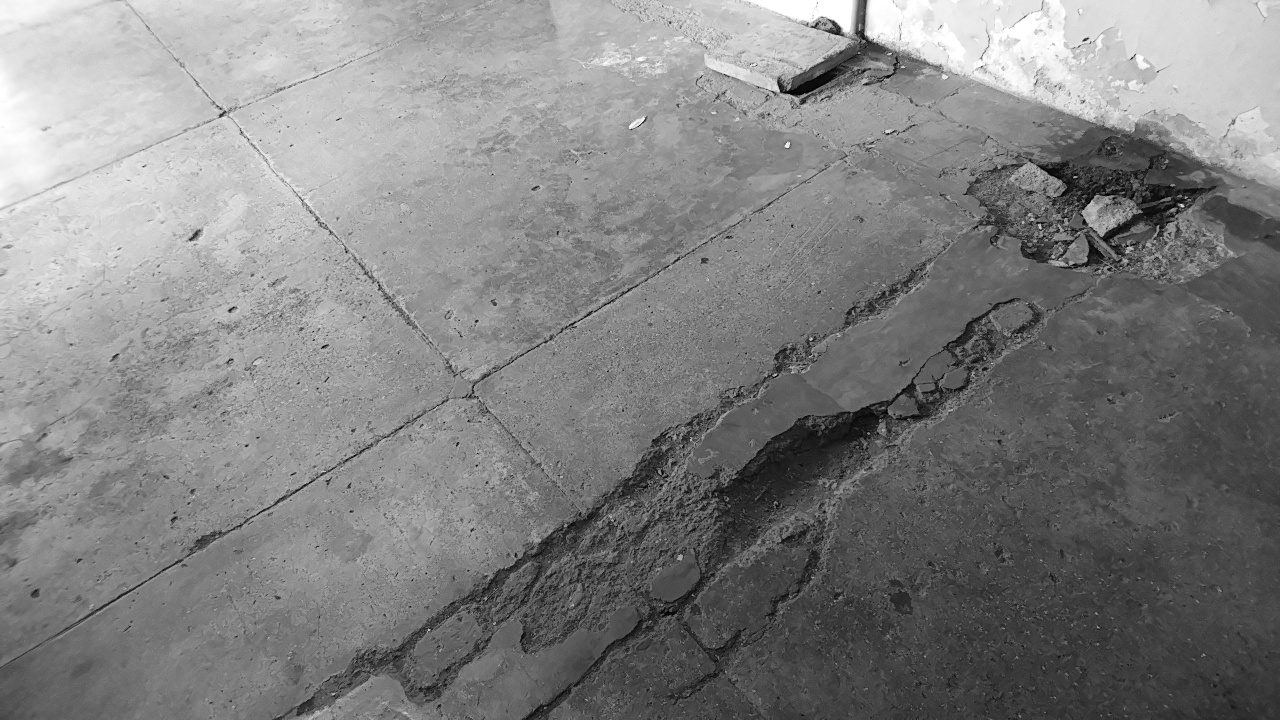
#> input picture Code/left_image1.png, 1280 x 720 px
$ jupyter execute Pothole_Detection.ipynb
#> lines starting #> are read from the running program, lines starting #| are printed output that depends on the picture
[cell 1]
#importing necessary libraries
import sys
import cv2
import numpy as np
import matplotlib.pyplot as plt
from sklearn import linear_model
#plotting using traditional calculation
from mpl_toolkits import mplot3d
from matplotlib import cm
import scipy.optimize

[cell 2]
# input disparity map to be rectified
left_image = cv2.imread('left_image1.png')
#> left_image is the input picture: shape (720, 1280, 3); min 0, max 255, mean 129.4
right_image = cv2.imread('rightt_image1.png')
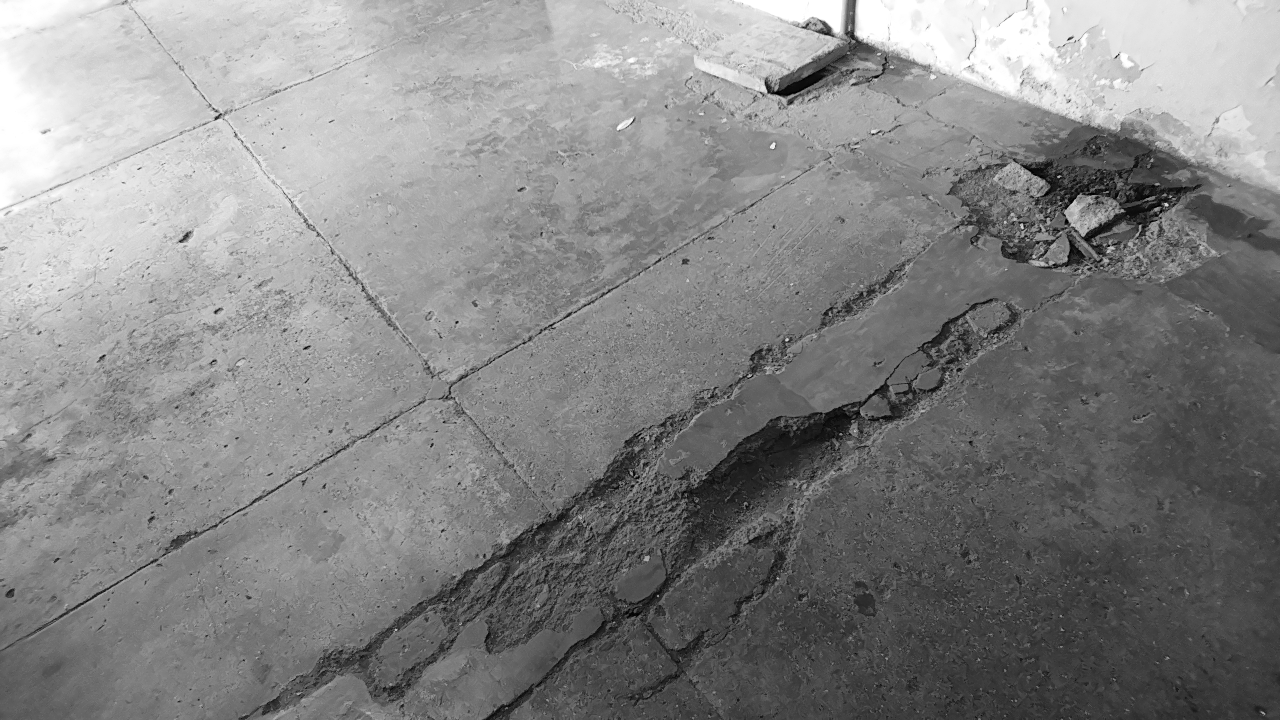
#> input picture Code/rightt_image1.png, 1280 x 720 px
#> right_image is the input picture: shape (720, 1280, 3); min 0, max 255, mean 132.6

height = left_image.shape[0]
#> height = 720
width = left_image.shape[1]
#> width = 1280

left_image_gray = cv2.cvtColor(left_image, cv2.COLOR_BGR2GRAY)
right_image_gray = cv2.cvtColor(right_image, cv2.COLOR_BGR2GRAY)

[cell 3]
#input fundamental matrix from camera
max_disparity = 96

H1 = np.array([[ 1.00047384e+00, -9.21142380e-04 , 1.05547668e+01],
 [-8.98002546e-04 , 9.98893992e-01, -5.28518968e-01],
 [ 7.41705741e-07, -3.17840628e-06 , 1.00062402e+00]])

H2 = np.array([[ 1.00499352e+00 , 2.38408626e-03 ,-9.01707400e+00],
 [ 2.31503605e-03 , 1.00108968e+00, -3.93138454e+00],
 [ 7.67580780e-06 , 3.18005952e-06 , 9.93872447e-01]])

[cell 4]
# rectify image
left_img_rect = cv2.warpPerspective(left_image_gray, H1, left_image_gray.shape[::-1],
                                    cv2.INTER_CUBIC +
                                    cv2.WARP_FILL_OUTLIERS +
                                    cv2.WARP_INVERSE_MAP)

right_img_rect = cv2.warpPerspective(right_image_gray, H2, right_image_gray.shape[::-1],
                                    cv2.INTER_CUBIC +
                                    cv2.WARP_FILL_OUTLIERS +
                                    cv2.WARP_INVERSE_MAP)
lz_rectified = cv2.hconcat([left_img_rect, right_img_rect])
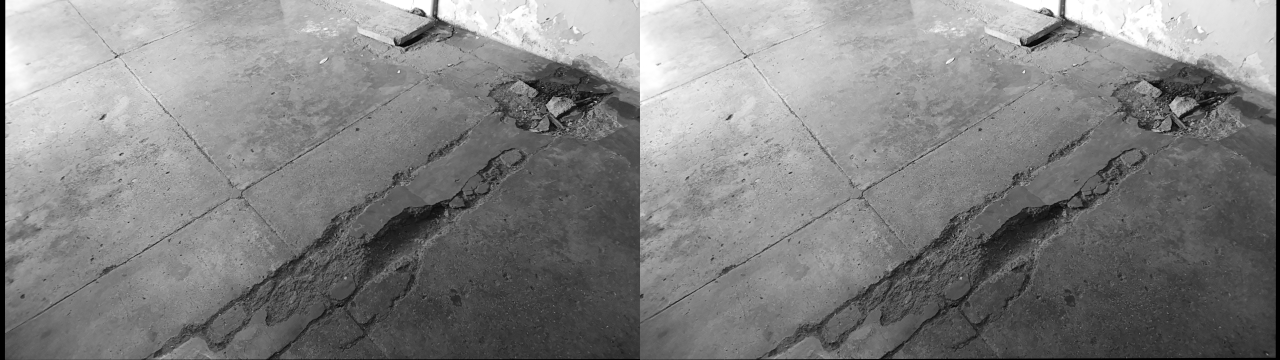
#> lz_rectified: shape (720, 2560) (shown at 1/2 size); min 0, max 255, mean 129.6

[cell 5]
# disparity caalculation
win_size = -2
min_disp =-2
max_disp =0
num_disp =70 # Needs to be divisible by 16
stereoProcessor = cv2.StereoSGBM_create(
    minDisparity=min_disp,
    numDisparities=num_disp,
    blockSize=5,
    uniquenessRatio=5,
    speckleWindowSize=10,
    speckleRange=10,
    disp12MaxDiff=10,
    P1=10,
    P2=700,
    preFilterCap = 10,
    mode=cv2.STEREO_SGBM_MODE_SGBM_3WAY,
)

[cell 6]
# show disparity
dis = stereoProcessor.compute(left_img_rect, right_img_rect)
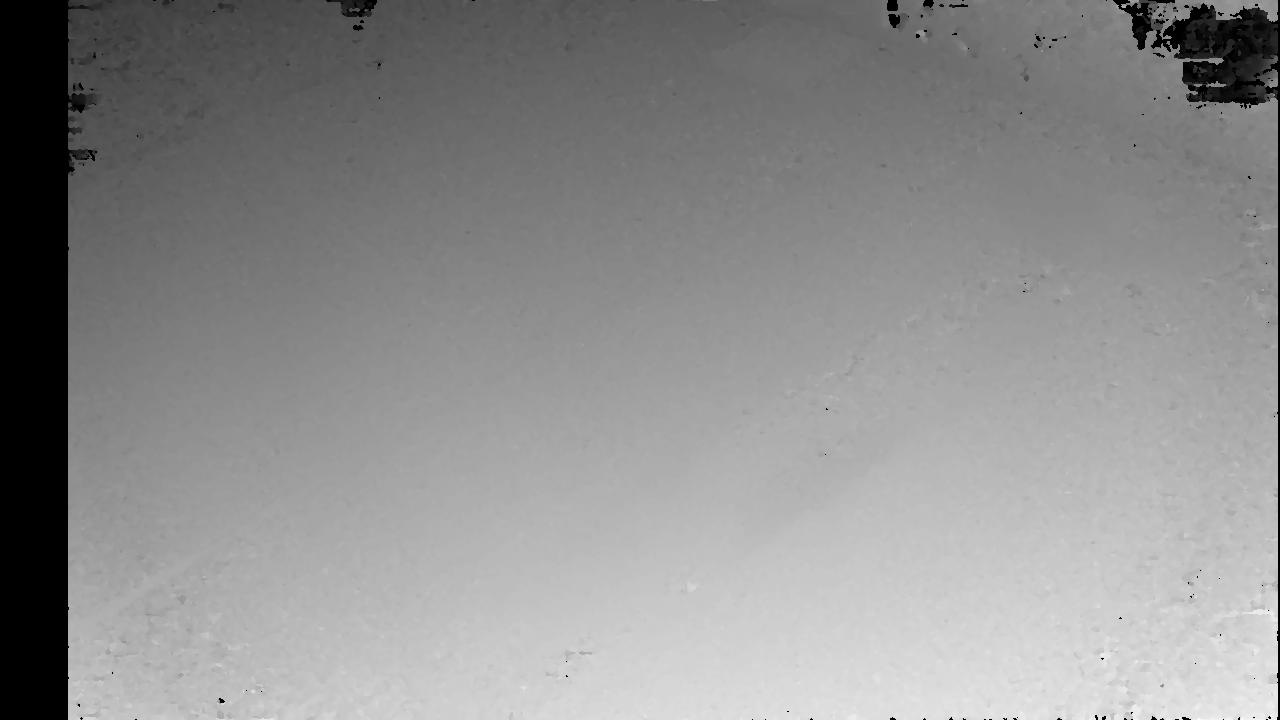
#> dis: shape (720, 1280) int16; min -48, max 1056, mean 567.8; drawn with min black and max white
# disparity = stereoProcessor.compute(right_img_rect, left_img_rect)

dis = dis[0:dis.shape[0], max_disparity:dis.shape[1]]
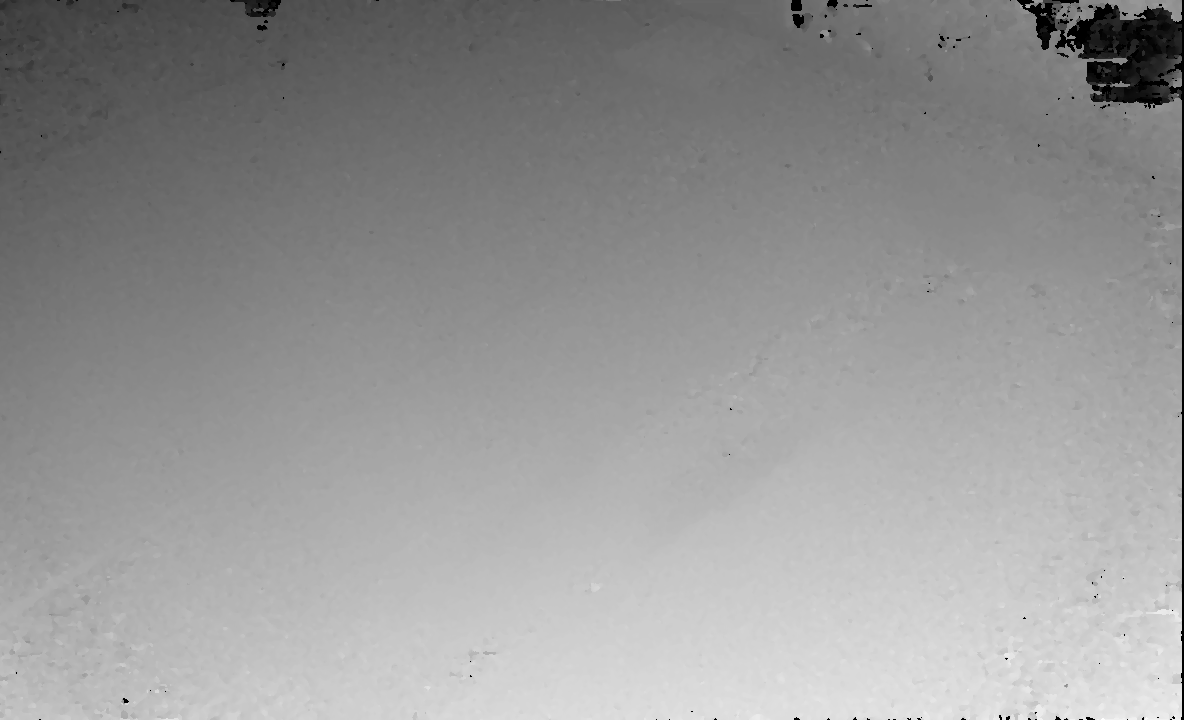
#> dis: shape (720, 1184) int16; min -48, max 1056, mean 605.3; drawn with min black and max white

height = left_image.shape[0]
width = left_image.shape[1]
# print(disparity)

plt.imshow(left_img_rect, "gray")
plt.show()
plt.imshow(right_img_rect,"gray")
plt.show()
plt.imshow(lz_rectified,"gray")
plt.show()
print(dis)
#> (printed output is left out)
plt.imshow(dis, "gray")
plt.colorbar()
plt.show()

[cell 7]
disparity = np.load('image_0.npy')
#> (reads Code/image_0.npy from the repository)
print(disparity)
plt.imshow(disparity, "gray")
plt.colorbar()
plt.show()
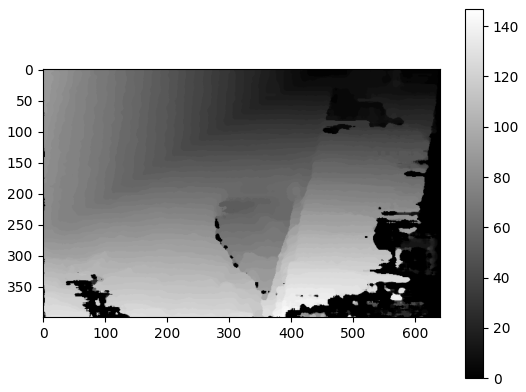
#> figure drawn by matplotlib, 2 panels

[cell 8]
disparity = np.load('depth_image_4.npy')
#> (reads Code/depth_image_4.npy from the repository)
print(disparity)
plt.imshow(disparity, "gray")
plt.colorbar()
plt.show()
sum_dis = 0
disp_no =0
for i in range(disparity.shape[0]):
    for j in range(disparity.shape[1]):
        sum_dis= sum_dis + disparity[i][j]
        disp_no = disp_no + 1
avg_dis = sum_dis/disp_no
for i in range(disparity.shape[0]):
    for j in range(disparity.shape[1]):
        if(disparity[i][j] == 0):
            disparity[i][j] = avg_dis
plt.imshow(disparity, "gray")
plt.colorbar()
plt.show()
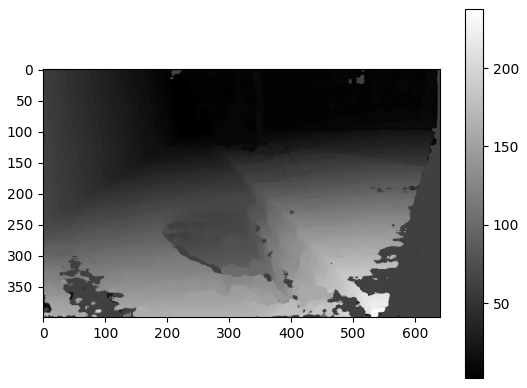
#> figure drawn by matplotlib, 2 panels

[cell 9]
image_centre_h = disparity.shape[0]/2
image_centre_w = disparity.shape[1]/2

''' Projects points from 2d to 3d using disparity to calculate Z coordinates'''

points = []

f = 800.74853515625
B = 0.075

height1, width1 = disparity.shape[:2]

# assume a minimal disparity of 2 pixels is possible to get Zmax
# and then get reasonable scaling in X and Y output

#Zmax = ((f * B) / 2)
a=0
x3d=[]
y3d=[]
z3d=[]

for y in range(height1):# 0 - height is the y axis index
    for x in range(width1):# 0 - width is the x axis index

        # if we have a valid non-zero disparity
        if (disparity[y,x] > 0 or disparity[y,x] < 0):

            # calculate corresponding 3D point [X, Y, Z]

            Z = (f * B) / disparity[y,x]

            X = ((x - image_centre_w) * B) / disparity[y,x]
            Y = ((y - image_centre_h) * Z) / disparity[y,x]

            # add to points
            x3d.append(X)
            y3d.append(Y)
            z3d.append(Z)

#             if(left_img_rect.size > 0):
#                 points.append([X,Y,Z,left_img_rect[y,x]])
#             else:
            points.append([X,Y,Z])

[cell 10]
fig = plt.figure(figsize =(14, 9))
# ax = plt.axes(projection ='3d')
ax = fig.add_subplot(111, projection='3d')
ax.set_title('Scatter')
# [4 lines of commented-out code are left out]
ax.set_xlabel('x')
ax.set_ylabel('z')
ax.set_zlabel('y')
ax.scatter(x3d, z3d, y3d)
# fig.colorbar(surf3, shrink=0.5, aspect=5)
plt.show()
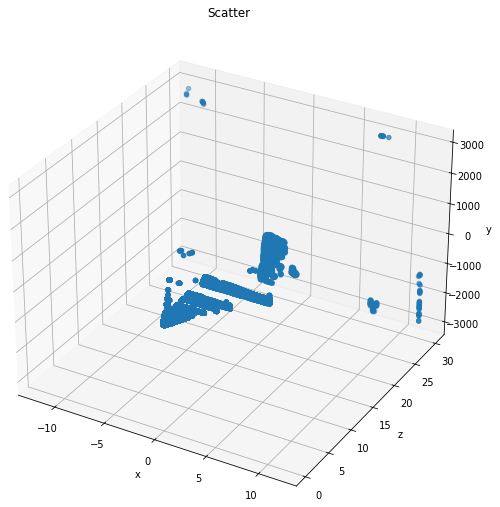
#> figure drawn by matplotlib, 1 panel
